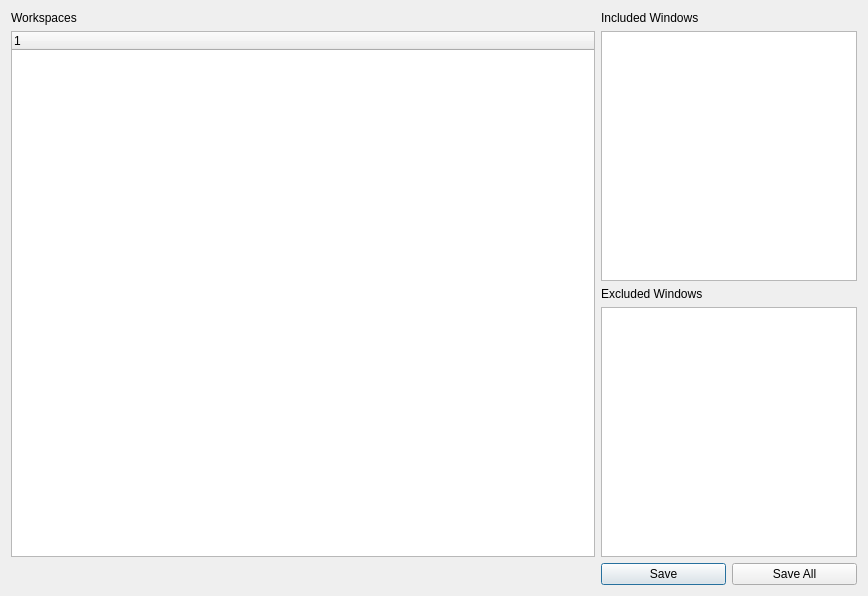
<?xml version="1.0" encoding="UTF-8"?>
<ui version="4.0">
 <class>ProjectSave</class>
 <widget class="QDialog" name="ProjectSave">
  <property name="geometry">
   <rect>
    <x>0</x>
    <y>0</y>
    <width>868</width>
    <height>596</height>
   </rect>
  </property>
  <property name="windowTitle">
   <string>Dialog</string>
  </property>
  <layout class="QVBoxLayout" name="verticalLayout">
   <item>
    <layout class="QGridLayout" name="gridLayout">
     <item row="0" column="0">
      <widget class="QLabel" name="label">
       <property name="text">
        <string>Workspaces</string>
       </property>
      </widget>
     </item>
     <item row="0" column="1">
      <widget class="QLabel" name="label_2">
       <property name="text">
        <string>Included Windows</string>
       </property>
      </widget>
     </item>
     <item row="1" column="1" colspan="2">
      <widget class="QListView" name="includedWindows"/>
     </item>
     <item row="4" column="1">
      <widget class="QPushButton" name="btnSave">
       <property name="text">
        <string>Save</string>
       </property>
      </widget>
     </item>
     <item row="1" column="0" rowspan="3">
      <widget class="QTreeWidget" name="workspaceList">
       <column>
        <property name="text">
         <string notr="true">1</string>
        </property>
       </column>
      </widget>
     </item>
     <item row="4" column="2">
      <widget class="QPushButton" name="btnSaveAll">
       <property name="text">
        <string>Save All</string>
       </property>
      </widget>
     </item>
     <item row="3" column="1" colspan="2">
      <widget class="QListView" name="excludedWindows"/>
     </item>
     <item row="2" column="1">
      <widget class="QLabel" name="label_3">
       <property name="text">
        <string>Excluded Windows</string>
       </property>
      </widget>
     </item>
    </layout>
   </item>
  </layout>
 </widget>
 <resources/>
 <connections/>
</ui>
